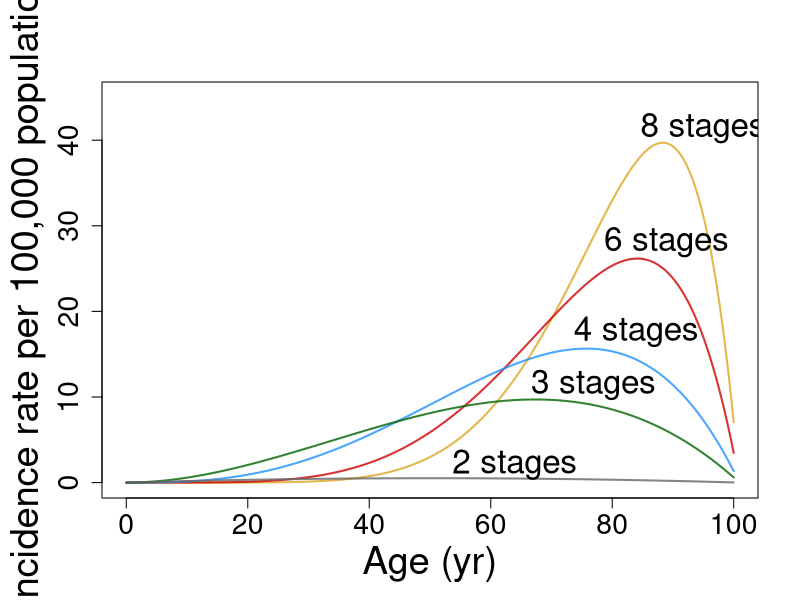

Reproduce this figure in R.
### FIGURE 3 #################################################################
# The two variable model is a very poor model for the actual SEER data,
# please do not use as a model to fit the data - it is too board a stroke
# to have only two variables explaining the cancer incidence rate

outputPath <- "../../outputs/seer-tcga/fits/fit04-Gamma"

dd <- -0.008745176
cc <- 0.004597795
bb <- 0.009906885

tt <- seq(0, 100, by=0.1);

fun <- function(kk){
	out <- (cc*kk + dd)^kk/gamma(kk)*tt^(kk-1)*(1-bb*tt)*100000;
	return(out)
}

fun2 <- function(kk){
	out <- (cc*kk + dd)^kk/gamma(kk)*tt^(kk-1)*(1)*100000;
	return(out)
}

# labelSize <- 2.5
# axisSize <- 1.7
# pointSize <- 2.4
# textSize <- 2.2

labelSize <- 2.3
axisSize <- 1.7
pointSize <- 2  
textSize <- 2

tiff(file.path(outputPath, paste0(Sys.Date(), "-age-k-simple-", 
	round(bb, 4), "-",
	round(cc, 4), "-",
	round(dd, 4), ".tiff")),
	height = 4,
	width = 5,
	units = 'in',
	res = 400,
	pointsize = 6
	);
par(mar=c(5.1, 5.1, 4.1, 2.1))
plot(tt, 
	fun(8), 
	xlab = "Age (yr)",
	ylab = "Incidence rate per 100,000 population",
	col = scales::alpha("goldenrod", 0.8),
	cex.lab = labelSize,
	cex.axis = axisSize,
	type = "l",
	lwd = 2,
	xlim = c(0, 100),
	ylim = c(0, 45)
	)
lines(tt, fun(6), col = scales::alpha("red3", 0.8), lwd=2)
lines(tt, fun(4), col = scales::alpha("dodgerblue", 0.8), lwd=2)
lines(tt, fun(3), col = scales::alpha("darkgreen", 0.8), lwd=2)
lines(tt, fun(2), col = scales::alpha("#666666", 0.8), lwd=2)

text(83, 41.3, "8 stages", pos=4, cex=textSize)
text(77, 28, "6 stages", pos=4, cex=textSize)
text(72, 17.5, "4 stages", pos=4, cex=textSize)
text(65, 11.3, "3 stages", pos=4, cex=textSize)
text(52, 2, "2 stages", pos=4, cex=textSize)
dev.off()


### PROBABILITY ###############################################################

computeProb <- function(kk, cc, bb, dd){
	uu <- (cc*kk + dd);
	out <- uu^kk/((bb)^kk*gamma(kk))*(1/kk - 1/(kk+1))
	return(out)
}

computeProb(2, cc, bb, dd)
computeProb(3, cc, bb, dd)
computeProb(4, cc, bb, dd)
computeProb(6, cc, bb, dd)
computeProb(8, cc, bb, dd)

computeProbExp <- function(kk, cc, bb, dd){
	uu <- (cc*kk + dd);
	aa <- uu^kk/gamma(kk);
	out <- 1 - exp(-aa/(kk*bb^kk))
	return(out)
}

computeReduction <- function(kk){
	out <- 1 - computeProb(kk, cc, bb, dd)/computeProbExp(kk, cc, bb, dd)
	return(out)
}

